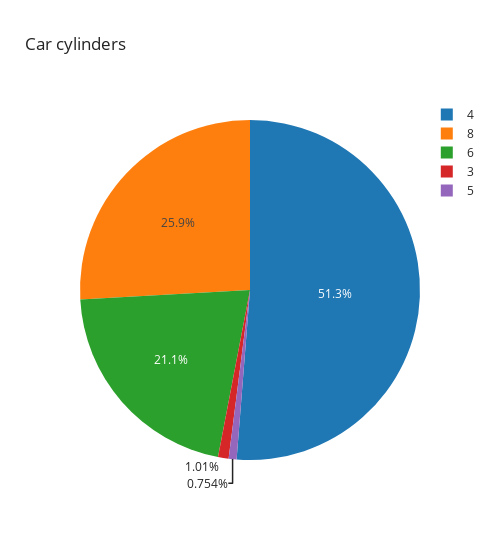

Notebook code for this chart:
### Markdown cell above
### Pie Chart | Relative Frequency | Variable: cylinders

### Code cell
fig = px.pie(
    data,
    names='cylinders',
    title='Car cylinders',
    width=500,
    )

fig.show()

### Figure 1 — Plotly figure (JSON) as saved in the notebook; plotly's stock layout.template omitted (floating-point values rounded to 4 significant figures; data arrays with more than 128 entries replaced by an {"elided": "..."} marker saying what was removed)
{"data": [{"domain": {"x": [0, 1], "y": [0, 1]}, "hovertemplate": "cylinders=%{label}<extra></extra>", "labels": {"elided": "398 int values"}, "legendgroup": "", "name": "", "showlegend": true, "type": "pie"}], "layout": {"legend": {"tracegroupgap": 0}, "title": {"text": "Car cylinders"}, "width": 500}}
